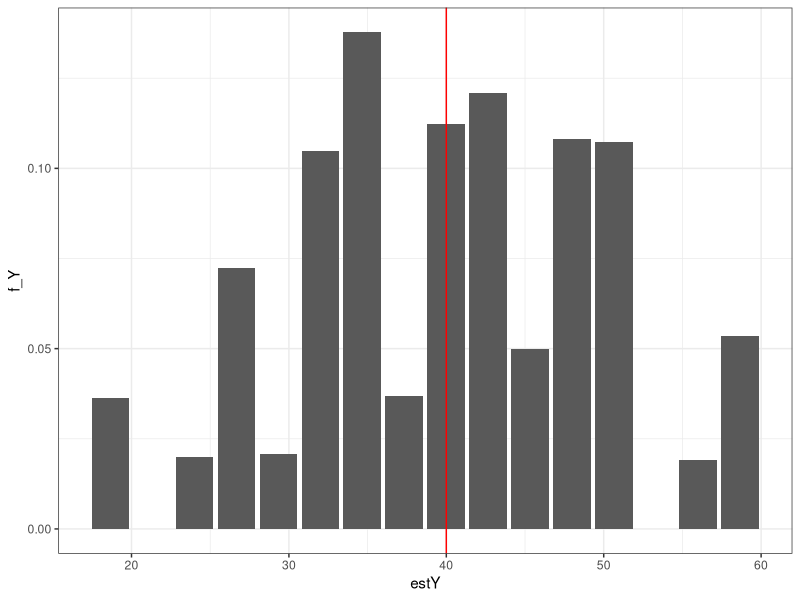
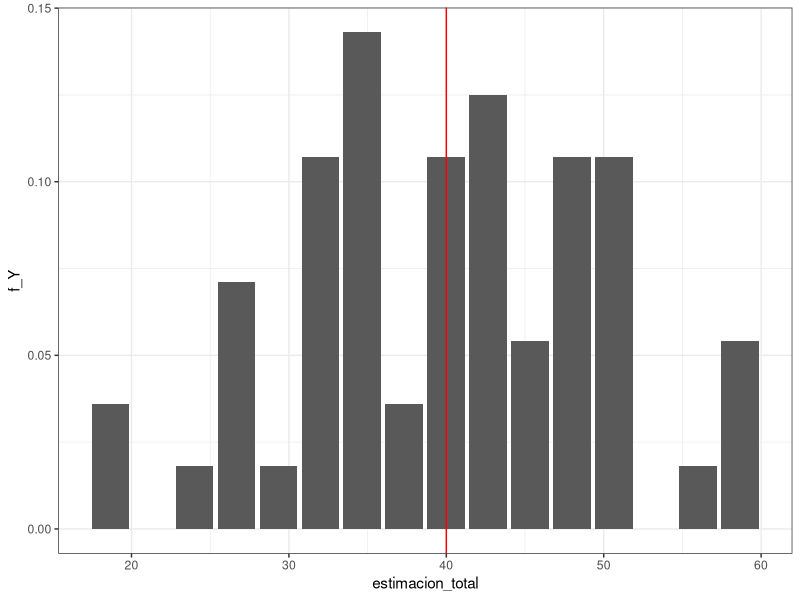
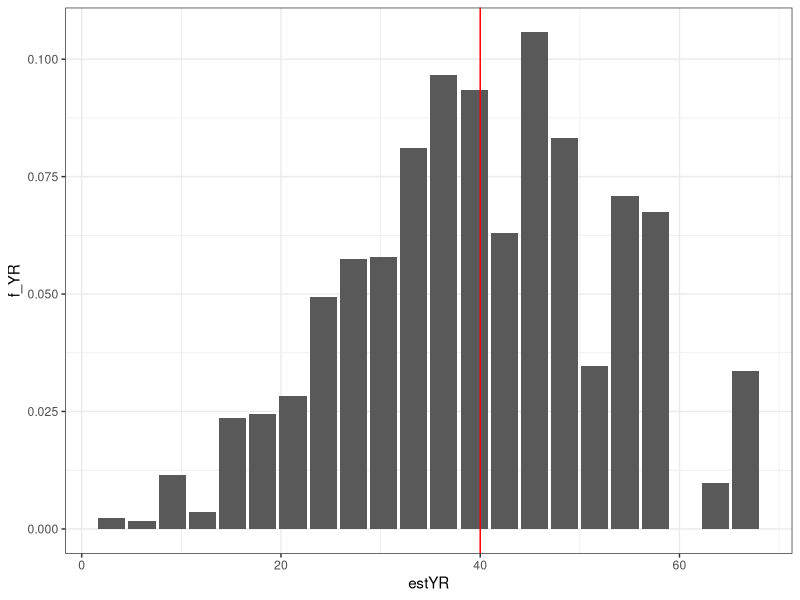

The R script that drew these images, in order:
## ---- chunk 1
knitr::opts_chunk$set(echo = TRUE)
## ---- chunk 2
set.seed(130324)
library(tidyverse)  #para graficos y trabajar en formato dplyr
library(gtools)   #combinaciones y arreglos
library(readxl)   #cargar datos

## ---- chunk 3
ids <- 1:8
y <- c(1,2,4,4,7,7,7,8)

Pobl <-as.data.frame(cbind(ids,y))
## ---- chunk 4

N=nrow(Pobl)  #tamaño de la población
n=3 #tamaño de la muestra

sims=10000  #cantidad de simulaciones
estY=rep(0,sims)  #vector de 0's donde pondremos las estimaciones del total poblacional en cada simulación

for (i in 1:sims) {
  muestra=sample(y,n,replace=FALSE)  #extracción de la muestra sin repetición
  ybarra=mean(muestra)  #media muestral en cada simulación
  estY[i]=ybarra*N   #estimacion del total
}

estY = sort(estY, decreasing = FALSE)  #ordenamos de menor a mayor

dist = as.data.frame(estY)

# calculamos la probabilidad de selección de cada estimación (hay valores repetidos)
dist <- dist %>% mutate(
  f = 1/sims
)


# agrupamos los valores repetidos y sumamos sus probabilidades
f_dist <- dist %>% group_by(estY) %>% 
  summarise(
    f_Y = sum(f)
  )

# calculamos la probabilidad acumulada
f_dist <- f_dist %>% mutate(
  F_Y= cumsum(f_Y)
)

f_dist

#V_sr=var(estY)
## ---- chunk 5
Y=sum(Pobl$y)  # calculamos el total poblacional

ggplot(f_dist, aes(x=estY,y=f_Y)) + geom_col() + geom_vline(xintercept = Y, color="red") + theme_bw()

## ---- chunk 6
muestras = combinations(n=8,r=3)  #cada fila es una muestra de tamaño 3 sin reposición, contiene todas las muestas posibles
muestras = as.data.frame(muestras)
colnames(muestras) <- c("ind1","ind2","ind3")

# el data.frame muestra contiene una fila por cada muestra posible, y en sus columnas los individuos que pertenecen a esa muestra

m=nrow(muestras)   #m=56

# obtenemos de la población, los valores de la variable y para cada individuo de cada muestra
muestras <- muestras %>% mutate(
  y_1 = Pobl[as.character(ind1),2],
  y_2 = Pobl[as.character(ind2),2],
  y_3 = Pobl[as.character(ind3),2]
)


# calculamos media muestral de cada muestra y estimamos el total
muestras <- muestras %>% rowwise %>% #rowwise para poder aplicar mean a cada fila
  mutate(
    ybarra=mean(c(y_1,y_2,y_3)),
    estY = N*ybarra)


# En el objeto muestras, para cada muestra posible tenemos los valores de y, la media muestral y la estimacion del total

# ahora calcularemos la distribucion teórica
distT <- sort(muestras$estY)
distT <- as.data.frame(distT)
colnames(distT) <- c("estimacion_total")

distT <- distT %>% mutate(
  f_Y = 1/m
)

f_distT <- distT %>% group_by(estimacion_total) %>% 
  summarise(
    f_Y = round(sum(f_Y),3)
  )

f_distT <- f_distT %>% mutate(
  F_Y = round(cumsum(f_Y),3)
)

f_distT
## ---- chunk 7
ggplot(f_distT, aes(x=estimacion_total,y=f_Y)) + geom_col() + geom_vline(xintercept = Y, color="red") + theme_bw()
## ---- chunk 8
estYR=rep(0,sims)
id=seq(1:8)

for (i in 1:sims) {
  muestra=sample(id,n,replace=TRUE)
  muestra=unique(muestra)
  muestra=y[muestra]
  pi_k=1-7^3/8^3
  estYR[i]=(1/pi_k)*sum(muestra)
}

estYR = sort(estYR, decreasing = FALSE)

distR = as.data.frame(estYR)

distR <- distR %>% mutate(
  f_Y = 1/sims
)

f_distR <- distR %>% group_by(estYR) %>% summarise(
  f_YR = sum(f_Y)
)

f_distR <- f_distR %>% mutate(
  F_YR = cumsum(f_YR)
)

f_distR

## ---- chunk 9
ggplot(f_distR, aes(x=estYR,y=f_YR)) + geom_col() + geom_vline(xintercept = Y, color="red") + theme_bw()
## ---- chunk 10
V_sr=var(estY)

V_sr
## ---- chunk 11
V_cr=var(estYR)

V_cr
## ---- chunk 12
y=c(8, 5, 2, 6, 6, 3, 8, 6, 10, 7, 15, 9, 15, 3, 5, 6, 7, 10, 14, 3, 4, 17, 10, 6, 14, 12, 7, 8, 12, 9)

n=length(y)
N=100

y
## ---- chunk 13
pi_k=n/N
dk=1/pi_k
## ---- chunk 14
Y_HT = sum(dk*y)
Y_HT
## ---- chunk 15
f=n/N
est_V_Y = N^2*(1-f)*(var(y)/n)
est_V_Y
## ---- chunk 16
est_se_Y = sqrt(est_V_Y)
## ---- chunk 17
IC= c(Y_HT-qnorm(0.975)*est_se_Y,Y_HT+qnorm(0.975)*est_se_Y)
IC
